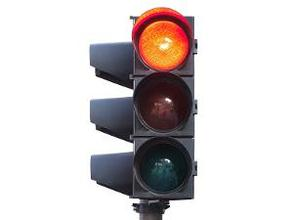
//> input picture software/OpenCV/hough_modified/001.jpg, 293 x 220 px
$ ./main   (built with g++ and OpenCV 4)
//> lines starting //> are read from the running program, lines starting //| are printed output that depends on the picture
/* obstacle detection*/
#include <stdio.h>
// #include "opencv2/imgproc/imgproc.hpp"
// #include "opencv2/highgui/highgui.hpp"
#include <opencv2/opencv.hpp>
#include <math.h>
#include <string>
#include "little_sobel.h"

// extern void opencv_sobel(Mat &src, Mat &dst);
// extern void cvtcolor_rgb2yuv422(Mat& rgb, Mat& yuv);

// [17 lines left out: function yuv422rgb, not called in this run]

void little_sobel(IplImage* pImg, IplImage* dst)
{
    Mat input = cvarrToMat(pImg);
    Mat src_yuv(input.rows, input.cols, CV_8UC2);
    Mat dst_yuv(input.rows, input.cols, CV_8UC2);
    Mat output(input.rows, input.cols, CV_8UC3);
    cvtcolor_rgb2yuv422(input, src_yuv);
    opencv_sobel(src_yuv, dst_yuv);
   // cvtColor(dst_yuv, output, CV_YUV2RGB_YUYV);
    yuv422rgb(dst_yuv,output);
	Mat edges(input.rows, input.cols, CV_8UC1);
    cvtColor(output, edges, CV_BGR2GRAY);
    *dst = edges;
    // return 0;
}

#undef MIN
#undef MAX
#define MAX(a,b) ((a)<(b)?(b):(a))
#define MIN(a,b) ((a)>(b)?(b):(a))

#define GREEN CV_RGB(0,255,0)
#define RED CV_RGB(255,0,0)
#define BLUE CV_RGB(255,0,255)
#define PURPLE CV_RGB(255,0,255)

//canny parametre
#define CANNY_MIN_TRESHOLD 1	  // edge detector minimum hysteresis threshold
#define	CANNY_MAX_TRESHOLD 100 // edge detector maximum hysteresis threshold

//houghline parametres
#define HOUGH_TRESHOLD 50		// line approval vote threshold
#define HOUGH_MIN_LINE_LENGTH 50	// remove lines shorter than this threshold
#define HOUGH_MAX_LINE_GAP 100  // join lines to one with smaller than this gaps

//setBorder parametre
#define	LINE_REJECT_DEGREES_MIN 10 // in degrees
#define	LINE_REJECT_DEGREES_MAX 80 // in degrees
#define BORDERX 10			  // px, skip this much from left & right borders
#define BW_TRESHOLD 250		  // edge response strength to recognize for 'WHITE'
#define SCAN_STEP 5

CvSize frame_size;

CvPoint2D32f sub(CvPoint2D32f b, CvPoint2D32f a) { return cvPoint2D32f(b.x-a.x, b.y-a.y); }
CvPoint2D32f mul(CvPoint2D32f b, CvPoint2D32f a) { return cvPoint2D32f(b.x*a.x, b.y*a.y); }
CvPoint2D32f add(CvPoint2D32f b, CvPoint2D32f a) { return cvPoint2D32f(b.x+a.x, b.y+a.y); }
CvPoint2D32f mul(CvPoint2D32f b, float t) { return cvPoint2D32f(b.x*t, b.y*t); }
float dot(CvPoint2D32f a, CvPoint2D32f b) { return (b.x*a.x + b.y*a.y); }
float dist(CvPoint2D32f v) { return sqrtf(v.x*v.x + v.y*v.y); }

// [14 lines left out: function point_on_segment, not called in this run]

float dist2line(CvPoint2D32f line0, CvPoint2D32f line1, CvPoint2D32f pt){
	return dist(sub(point_on_segment(line0, line1, pt), pt));
}


// [5 lines left out: function cutImage, not called in this run]

struct Lane {
	Lane(){}
	Lane(CvPoint a, CvPoint b, float angle, float kl, float bl): p0(a),p1(b),angle(angle),
		votes(0),visited(false),found(false),k(kl),b(bl) { }
	CvPoint p0, p1;
	int votes;
	bool visited, found;
	float angle, k, b;
};

// [9 lines of commented-out code are left out]

// [295 lines left out: functions boxDetect, variance, FindWhite, setHorizonalLine, sideLine, setLines, not called in this run]


int main(int argc, char** argv){

    const char* filename = argc >= 2 ? argv[1] : "../001.jpg";
    IplImage* frame;
    frame = cvLoadImage( filename, 1);
//> frame is the input picture: 220 rows x 293 cols, CV_8UC3; mean B, G, R 204.4, 204.6, 210.4
    // cout<<"coucou ";
	frame_size = cvGetSize(frame);
//> frame_size = Size(293, 220)
	// cout<<"coucou2 ";
	IplImage *temp_frame = cvCreateImage(frame_size, IPL_DEPTH_8U, 3);
	IplImage *grey = cvCreateImage(frame_size, IPL_DEPTH_8U, 1);
	IplImage *edges = cvCreateImage(frame_size, IPL_DEPTH_8U, 1);
	IplImage *half_frame = cvCreateImage(cvSize(frame_size.width, frame_size.height/2), IPL_DEPTH_8U, 1);
	IplImage *down_frame = cvCreateImage(cvSize(frame_size.width, frame_size.height/2), IPL_DEPTH_8U, 1);

	CvMemStorage* houghStorage = cvCreateMemStorage(0);

	cvCopy(frame,temp_frame,NULL);

	cvCvtColor(frame,grey,CV_BGR2GRAY);// convert to grayscale
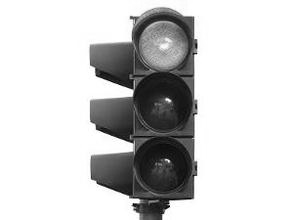
//> grey: 220 rows x 293 cols, CV_8UC1; min 1, max 255, mean 206.3

	// Perform a Gaussian blur ( Convolving with 5 X 5 Gaussian) & detect edges
	cvSmooth(grey, grey, CV_GAUSSIAN, 5, 5);
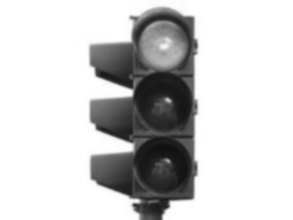
//> grey: 220 rows x 293 cols, CV_8UC1; min 16, max 255, mean 206.3
	// cvCanny(grey, edges, CANNY_MIN_TRESHOLD, CANNY_MAX_TRESHOLD);


	// IplImage *rgb = cvCreateImage(frame_size, IPL_DEPTH_8U, 3);
	// cvCvtColor(grey,rgb,CV_GRAY2RGB);
	IplImage *edges2 = cvCreateImage(frame_size, IPL_DEPTH_8U, 1);
	IplImage *edges3 = cvCreateImage(frame_size, IPL_DEPTH_8U, 1);
//> (the run ends here: the program needs code that is not available in this run, at `cvtcolor_rgb2yuv422(input, src_yuv);`)

$ run again, with software/OpenCV/hough_modified/101.jpg copied over software/OpenCV/hough_modified/001.jpg
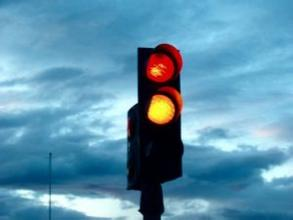
//> input picture software/OpenCV/hough_modified/101.jpg, 293 x 220 px
//> frame is the input picture: 220 rows x 293 cols, CV_8UC3; mean B, G, R 173.8, 147.8, 94.7
//> `cvCvtColor(frame,grey,CV_BGR2GRAY);`:
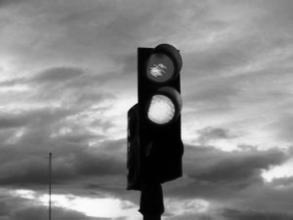
//> grey: 220 rows x 293 cols, CV_8UC1; min 0, max 252, mean 134.9
